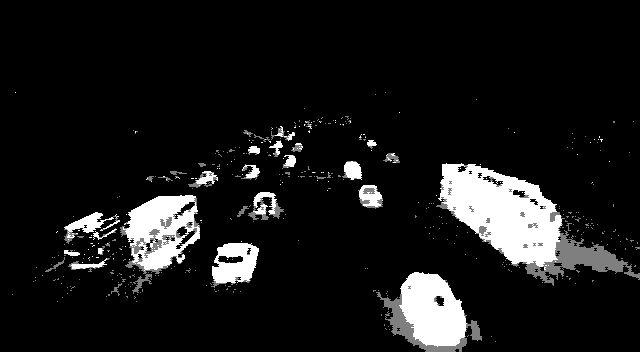
#> input picture examples/closing_0059.png, 640 x 352 px
$ python -i utils.py   (imports and definitions only)
#> lines starting #> are read from the running program, lines starting #| are printed output that depends on the picture; after the words box and inside, x2 and y2 are one past the last pixel; in counts of white or black regions, pixels touching at a corner belong together
#> further down, picture is the input picture: shape (352, 640, 3); min 0, max 255, mean 24.2
import cv2
import logging
import logging.handlers
import math
import sys
import numpy as np

#=============================================================================


def distance(x, y, type='euclidian', x_weight=1.0, y_weight=1.0):
    if type == 'euclidian':
        return math.sqrt(float((x[0] - y[0])**2) / x_weight + float((x[1] - y[1])**2) / y_weight)


def get_centroid(x, y, w, h):
    x1 = int(w / 2)
    y1 = int(h / 2)

    cx = x + x1
    cy = y + y1

    return (cx, cy)


def skeleton(img):
    ret, img = cv2.threshold(img, 127, 255, 0)
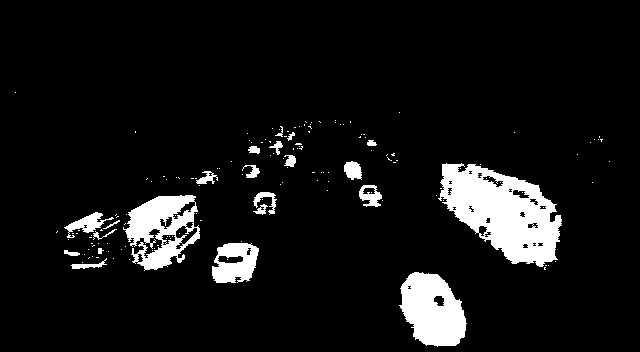
#> img: shape (352, 640, 3); 8% white; 156 white regions (134 under 20 px), largest, box (x1, y1, x2, y2) and area: (438, 163, 562, 267) 7401, (399, 272, 467, 347) 3570, (123, 195, 200, 271) 3236
    element = cv2.getStructuringElement(cv2.MORPH_CROSS, (3, 3))
    done = False
    size = np.size(img)
#> size = 675840
    skel = np.zeros(img.shape, np.uint8)
    while(not done):
        eroded = cv2.erode(img, element)
        temp = cv2.dilate(eroded, element)
        temp = cv2.subtract(img, temp)
        skel = cv2.bitwise_or(skel, temp)
        img = eroded.copy()
        zeros = size - cv2.countNonZero(img)
        if zeros == size:
            done = True
#> this loop made 1 pass
#> pass 1, in skeleton, `eroded = cv2.erode(img, element)`:
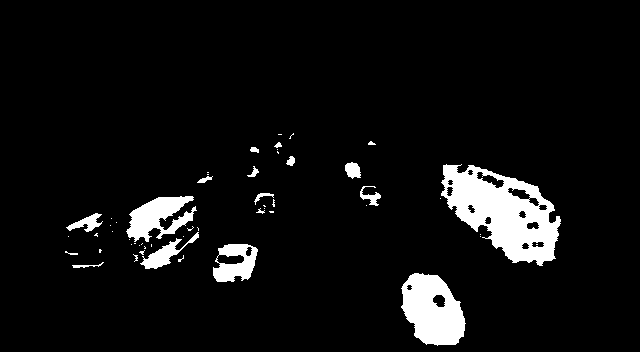
#> eroded: shape (352, 640, 3); 6.5% white; 53 white regions (35 under 20 px), largest, box (x1, y1, x2, y2) and area: (441, 164, 561, 266) 6515, (401, 273, 466, 346) 3295, (126, 196, 197, 242) 1752
#> pass 1, in skeleton, `temp = cv2.dilate(eroded, element)`:
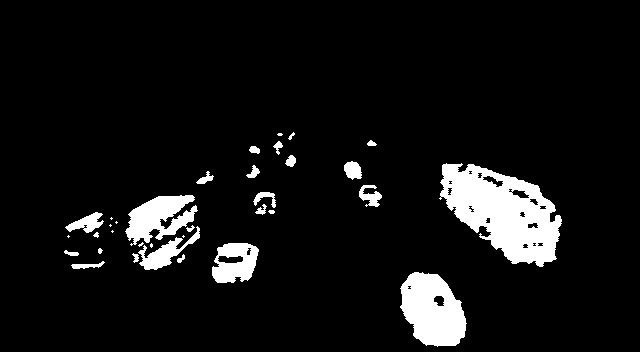
#> temp: shape (352, 640, 3); 7.6% white; 34 white regions (9 under 20 px), largest, box (x1, y1, x2, y2) and area: (439, 163, 562, 267) 7290, (400, 272, 467, 347) 3551, (125, 195, 198, 246) 2074
#> pass 1, in skeleton, `temp = cv2.subtract(img, temp)`:
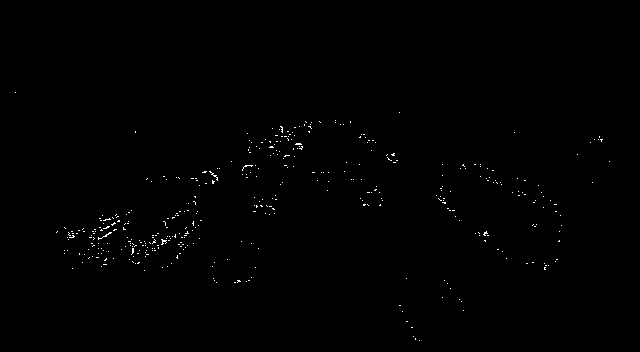
#> temp: shape (352, 640, 3); 0.39% white in thin lines or dots, all inside (x1, y1, x2, y2) = (15, 92, 610, 341)

    return skel

>>> import cv2
>>> picture = cv2.imread('examples/closing_0059.png')
#> (the run stopped early here; a loop or call above may not have finished)
